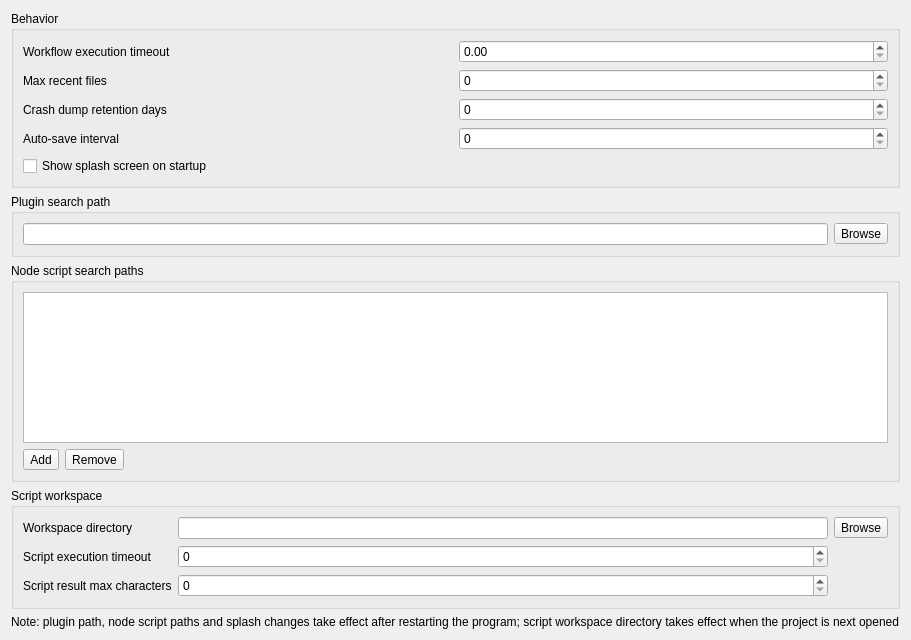
<?xml version="1.0" encoding="UTF-8"?>
<ui version="4.0">
 <class>DASettingPageAdvanced</class>
 <widget class="QWidget" name="DASettingPageAdvanced">
  <property name="geometry">
   <rect>
    <x>0</x>
    <y>0</y>
    <width>660</width>
    <height>640</height>
   </rect>
  </property>
  <property name="windowTitle">
   <string>Advanced Setting</string>
  </property>
  <layout class="QVBoxLayout" name="verticalLayoutMain">
   <item>
    <widget class="QGroupBox" name="groupBoxBehavior">
     <property name="title">
      <string>Behavior</string>
     </property>
     <layout class="QGridLayout" name="gridLayoutBehavior">
      <item row="0" column="0">
       <widget class="QLabel" name="labelWorkflowTimeout">
        <property name="text">
         <string>Workflow execution timeout</string>
        </property>
       </widget>
      </item>
      <item row="0" column="1">
       <widget class="QDoubleSpinBox" name="doubleSpinBoxWorkflowTimeout"/>
      </item>
      <item row="1" column="0">
       <widget class="QLabel" name="labelRecentFilesMax">
        <property name="text">
         <string>Max recent files</string>
        </property>
       </widget>
      </item>
      <item row="1" column="1">
       <widget class="QSpinBox" name="spinBoxRecentFilesMax"/>
      </item>
      <item row="2" column="0">
       <widget class="QLabel" name="labelDumpRetentionDays">
        <property name="text">
         <string>Crash dump retention days</string>
        </property>
       </widget>
      </item>
      <item row="2" column="1">
       <widget class="QSpinBox" name="spinBoxDumpRetentionDays"/>
      </item>
      <item row="3" column="0">
       <widget class="QLabel" name="labelAutosaveInterval">
        <property name="text">
         <string>Auto-save interval</string>
        </property>
       </widget>
      </item>
      <item row="3" column="1">
       <widget class="QSpinBox" name="spinBoxAutosaveInterval"/>
      </item>
      <item row="4" column="0" colspan="2">
       <widget class="QCheckBox" name="checkBoxShowSplash">
        <property name="text">
         <string>Show splash screen on startup</string>
        </property>
       </widget>
      </item>
     </layout>
    </widget>
   </item>
   <item>
    <widget class="QGroupBox" name="groupBoxPluginPath">
     <property name="title">
      <string>Plugin search path</string>
     </property>
     <layout class="QHBoxLayout" name="horizontalLayoutPluginPath">
      <item>
       <widget class="QLineEdit" name="lineEditPluginPath"/>
      </item>
      <item>
       <widget class="QToolButton" name="toolButtonPluginBrowse">
        <property name="text">
         <string>Browse</string>
        </property>
       </widget>
      </item>
     </layout>
    </widget>
   </item>
   <item>
    <widget class="QGroupBox" name="groupBoxNodePaths">
     <property name="title">
      <string>Node script search paths</string>
     </property>
     <layout class="QVBoxLayout" name="verticalLayoutNodePaths">
      <item>
       <widget class="QListWidget" name="listWidgetNodePaths"/>
      </item>
      <item>
       <layout class="QHBoxLayout" name="horizontalLayoutNodePaths">
        <item>
         <widget class="QToolButton" name="toolButtonAddNodePath">
          <property name="text">
           <string>Add</string>
          </property>
         </widget>
        </item>
        <item>
         <widget class="QToolButton" name="toolButtonRemoveNodePath">
          <property name="text">
           <string>Remove</string>
          </property>
         </widget>
        </item>
        <item>
         <spacer name="horizontalSpacerNodePaths">
          <property name="orientation">
           <enum>Qt::Horizontal</enum>
          </property>
          <property name="sizeHint" stdset="0">
           <size>
            <width>40</width>
            <height>20</height>
           </size>
          </property>
         </spacer>
        </item>
       </layout>
      </item>
     </layout>
    </widget>
   </item>
   <item>
    <widget class="QGroupBox" name="groupBoxScriptWorkspace">
     <property name="title">
      <string>Script workspace</string>
     </property>
     <layout class="QGridLayout" name="gridLayoutScriptWorkspace">
      <item row="0" column="0">
       <widget class="QLabel" name="labelWorkspaceDir">
        <property name="text">
         <string>Workspace directory</string>
        </property>
       </widget>
      </item>
      <item row="0" column="1">
       <widget class="QLineEdit" name="lineEditWorkspaceDir"/>
      </item>
      <item row="0" column="2">
       <widget class="QToolButton" name="toolButtonWorkspaceDirBrowse">
        <property name="text">
         <string>Browse</string>
        </property>
       </widget>
      </item>
      <item row="1" column="0">
       <widget class="QLabel" name="labelScriptTimeout">
        <property name="text">
         <string>Script execution timeout</string>
        </property>
       </widget>
      </item>
      <item row="1" column="1">
       <widget class="QSpinBox" name="spinBoxScriptTimeout"/>
      </item>
      <item row="2" column="0">
       <widget class="QLabel" name="labelScriptResultMaxChars">
        <property name="text">
         <string>Script result max characters</string>
        </property>
       </widget>
      </item>
      <item row="2" column="1">
       <widget class="QSpinBox" name="spinBoxScriptResultMaxChars"/>
      </item>
     </layout>
    </widget>
   </item>
   <item>
    <widget class="QLabel" name="labelRestartHint">
     <property name="text">
      <string>Note: plugin path, node script paths and splash changes take effect after restarting the program; script workspace directory takes effect when the project is next opened</string>
     </property>
    </widget>
   </item>
   <item>
    <spacer name="verticalSpacer">
     <property name="orientation">
      <enum>Qt::Vertical</enum>
     </property>
     <property name="sizeHint" stdset="0">
      <size>
       <width>20</width>
       <height>40</height>
      </size>
     </property>
    </spacer>
   </item>
  </layout>
 </widget>
 <resources/>
 <connections/>
</ui>
